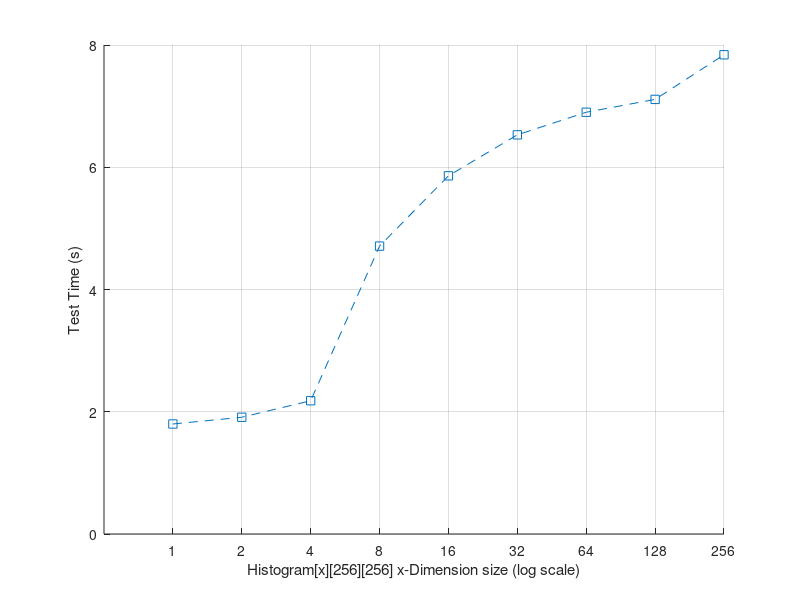

Here is the MATLAB script that generated this plot:
%Plot the timings of the test code for different histogram sizes
load('ArcusTestData1.mat')

    %plot the X values against the Timing Values
    plot(X, Y, '--s');
    
    % For R2014a and earlier:
    ax = gca;
    %limit the x axis
    xlim([-1 8]);
    ylim([0 8]);
    %set the x axis tick marks
    set(ax, 'Xtick', X);
    set(ax, 'XTickLabel', 2 .^ X);
    %turn on the y grid lines
    set(ax,'ygrid','on');
    set(ax,'xgrid','on');
    %keep the box off
    set(ax, 'box', 'off');
    xlabel('Histogram[x][256][256] x-Dimension size (log scale)');
    ylabel('Test Time (s)');
    print -depsc ArcusTestData1
